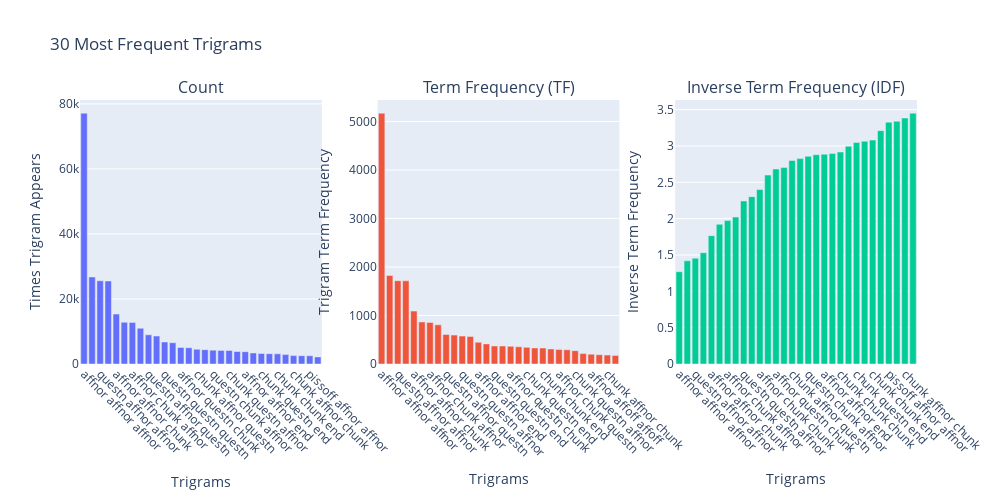

This figure's notebook cell:
### Markdown cell above
Now that we are done using all three metrics, let's visualize the top 30 trigrams from each metric and evaluate the results.

### Code cell
from plotly.subplots import make_subplots
import plotly.graph_objs as go

fig = make_subplots(rows=1, cols=3, 
                    subplot_titles=('Count', 
                                    'Term Frequency (TF)', 
                                    'Inverse Term Frequency (IDF)'))

fig.add_trace(go.Bar(x=trigram_counts.head(30)['trigram'], 
                     y=trigram_counts.head(30)['count'], 
                     name='Count'), row=1, col=1)
fig.update_xaxes(title_text='Trigrams', row=1, col=1, tickangle=45)
fig.update_yaxes(title_text='Times Trigram Appears', row=1, col=1)

fig.add_trace(go.Bar(x=tf_freq.head(30)['trigram'], 
                     y=tf_freq.head(30)['tf_count'], 
                     name='Term Frequency'), row=1, col=2)
fig.update_xaxes(title_text='Trigrams', row=1, col=2, tickangle=45)
fig.update_yaxes(title_text='Trigram Term Frequency', row=1, col=2)

fig.add_trace(go.Bar(x=idf_df.head(30)['trigram'], 
                     y=idf_df.head(30)['idf'], 
                     name='Inverse Term Frequency'), row=1, col=3)
fig.update_xaxes(title_text='Trigrams', row=1, col=3, tickangle=45)
fig.update_yaxes(title_text='Inverse Term Frequency', row=1, col=3)

fig.update_layout(showlegend=False, width=1000, height=500, title_text="30 Most Frequent Trigrams")
fig.show()

### Figure 1 — Plotly figure (JSON) as saved in the notebook; plotly's stock layout.template omitted (floating-point values rounded to 4 significant figures)
{"data": [{"name": "Count", "type": "bar", "x": ["affnor affnor affnor", "affnor affnor questn", "questn affnor affnor", "affnor questn affnor", "affnor affnor chunk", "chunk affnor affnor", "affnor chunk affnor", "affnor questn questn", "questn affnor questn", "questn questn affnor", "questn questn questn", "affnor chunk chunk", "affnor questn chunk", "questn affnor chunk", "chunk affnor questn", "affnor chunk questn", "questn chunk affnor", "chunk chunk chunk", "chunk questn affnor", "chunk chunk questn", "affnor affnor end", "questn questn end", "chunk questn end", "affoff affoff affoff", "chunk chunk end", "affnor affnor pissoff", "chunk affnor chunk", "affnor pissoff affnor", "pissoff affnor affnor", "questn chunk chunk"], "xaxis": "x", "y": [77124, 26759, 25593, 25529, 15345, 12830, 12796, 10980, 8966, 8605, 6781, 6542, 5097, 5002, 4518, 4404, 4261, 4186, 4156, 3843, 3795, 3396, 3229, 3171, 3124, 2893, 2576, 2565, 2547, 2189], "yaxis": "y"}, {"name": "Term Frequency", "type": "bar", "x": ["affnor affnor affnor", "affnor affnor questn", "questn affnor affnor", "affnor questn affnor", "affnor affnor chunk", "chunk affnor affnor", "affnor chunk affnor", "affnor questn questn", "questn affnor questn", "questn questn questn", "questn questn affnor", "affnor chunk chunk", "affnor affnor end", "chunk chunk chunk", "questn questn end", "chunk chunk questn", "affnor questn chunk", "questn affnor chunk", "chunk questn end", "affoff affoff affoff", "chunk chunk end", "chunk affnor questn", "affnor chunk questn", "questn chunk affnor", "chunk questn affnor", "affnor affnor pissoff", "affnor affoff affoff", "questn chunk chunk", "chunk affnor chunk", "affoff affoff end"], "xaxis": "x2", "y": [5170.0, 1824.0, 1718.0, 1715.0, 1091.0, 867.1, 856.2, 807.4, 608.8, 596.2, 575.7, 568.3, 448.2, 414.7, 371.8, 371.2, 364.4, 354.8, 342.9, 331.1, 329.3, 311.0, 300.9, 293.4, 274.9, 214.4, 203.6, 191.5, 183.8, 177.4], "yaxis": "y2"}, {"name": "Inverse Term Frequency", "type": "bar", "x": ["affnor affnor affnor", "affnor affnor questn", "questn affnor affnor", "affnor questn affnor", "affnor affnor chunk", "chunk affnor affnor", "affnor chunk affnor", "affnor questn questn", "questn questn affnor", "questn affnor questn", "affnor chunk chunk", "questn questn questn", "affnor questn chunk", "questn affnor chunk", "chunk affnor questn", "affnor chunk questn", "questn chunk affnor", "chunk questn affnor", "affnor affnor end", "chunk chunk questn", "chunk chunk chunk", "questn questn end", "chunk questn end", "affoff affoff affoff", "chunk chunk end", "affnor affnor pissoff", "pissoff affnor affnor", "affnor pissoff affnor", "chunk affnor chunk", "questn chunk chunk"], "xaxis": "x3", "y": [1.27, 1.42, 1.456, 1.532, 1.766, 1.922, 1.973, 2.022, 2.243, 2.303, 2.4, 2.6, 2.683, 2.703, 2.8, 2.826, 2.858, 2.88, 2.886, 2.896, 2.917, 2.997, 3.048, 3.066, 3.081, 3.211, 3.328, 3.34, 3.385, 3.451], "yaxis": "y3"}], "layout": {"annotations": [{"font": {"size": 16}, "showarrow": false, "text": "Count", "x": 0.1444, "xanchor": "center", "xref": "paper", "y": 1, "yanchor": "bottom", "yref": "paper"}, {"font": {"size": 16}, "showarrow": false, "text": "Term Frequency (TF)", "x": 0.5, "xanchor": "center", "xref": "paper", "y": 1, "yanchor": "bottom", "yref": "paper"}, {"font": {"size": 16}, "showarrow": false, "text": "Inverse Term Frequency (IDF)", "x": 0.8556, "xanchor": "center", "xref": "paper", "y": 1, "yanchor": "bottom", "yref": "paper"}], "height": 500, "showlegend": false, "title": {"text": "30 Most Frequent Trigrams"}, "width": 1000, "xaxis": {"anchor": "y", "domain": [0, 0.2889], "tickangle": 45, "title": {"text": "Trigrams"}}, "xaxis2": {"anchor": "y2", "domain": [0.3556, 0.6444], "tickangle": 45, "title": {"text": "Trigrams"}}, "xaxis3": {"anchor": "y3", "domain": [0.7111, 1], "tickangle": 45, "title": {"text": "Trigrams"}}, "yaxis": {"anchor": "x", "domain": [0, 1], "title": {"text": "Times Trigram Appears"}}, "yaxis2": {"anchor": "x2", "domain": [0, 1], "title": {"text": "Trigram Term Frequency"}}, "yaxis3": {"anchor": "x3", "domain": [0, 1], "title": {"text": "Inverse Term Frequency"}}}}
